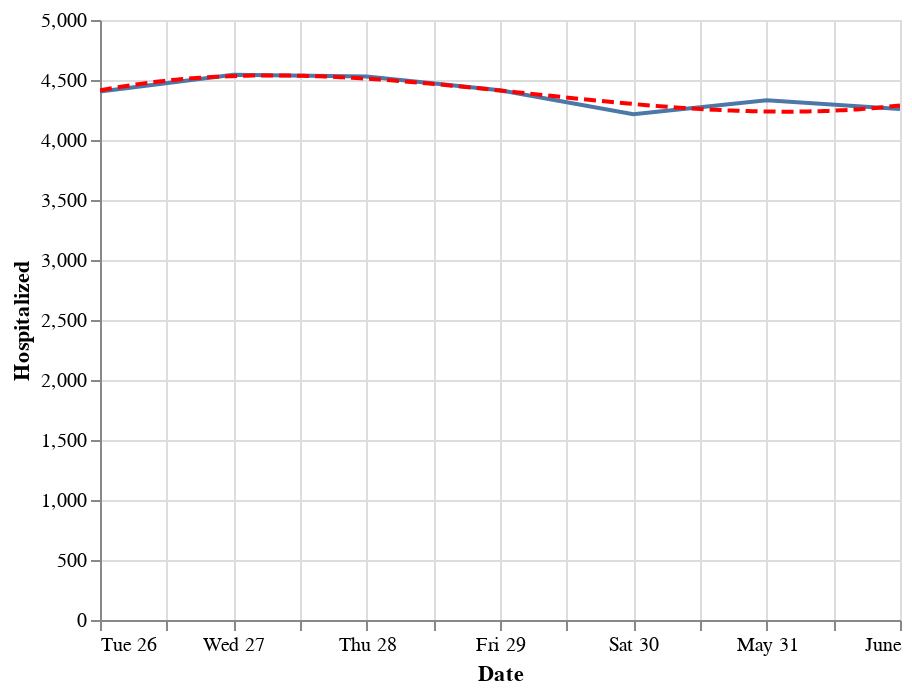

The notebook cell this image was saved under:
### Code cell
state = alt.Chart(data[data['State'] == 'CA'].sort_values('Date').tail(7)).mark_line().encode(
    x='Date:T',
    y='Hospitalized:Q'
)
reg = state.transform_regression("Date", "Hospitalized", method="poly").mark_line(color='red', strokeDash=[6,3])
(state+reg).interactive()

### Figure 1 — Vega-Lite specification as saved in the notebook (floating-point values rounded to 4 significant figures)
{"config": {"view": {"continuousWidth": 400, "continuousHeight": 300}}, "layer": [{"mark": "line", "encoding": {"x": {"type": "temporal", "field": "Date"}, "y": {"type": "quantitative", "field": "Hospitalized"}}, "selection": {"selector008": {"type": "interval", "bind": "scales", "encodings": ["x", "y"]}}}, {"mark": {"type": "line", "color": "red", "strokeDash": [6, 3]}, "encoding": {"x": {"type": "temporal", "field": "Date"}, "y": {"type": "quantitative", "field": "Hospitalized"}}, "transform": [{"on": "Date", "regression": "Hospitalized", "method": "poly"}]}], "data": {"name": "data-9de93b8268a6c2676fb3ed2b6a93ec2b"}, "$schema": "https://vega.github.io/schema/vega-lite/v4.0.2.json", "datasets": {"data-9de93b8268a6c2676fb3ed2b6a93ec2b": [{"State": "CA", "Date": "05-26-2020", "Confirmed": 99390.0, "Deaths": 3819.0, "Recovered": 0.0, "Confirmed_New": 2987.0, "Deaths_New": 50.0, "Recovered_New": 0.0, "Active": 95570.0, "positive": 96730.0, "negative": 1600000.0, "pending": null, "Hospitalized": 4404.0, "hospitalizedCumulative": null, "inIcuCurrently": 1392.0, "inIcuCumulative": null, "onVentilatorCurrently": null, "onVentilatorCumulative": null, "recovered": null, "dataQualityGrade": "B", "lastUpdateEt": "5/26/2020 00:00", "dateModified": "2020-05-26T00:00:00Z", "checkTimeEt": "05/25 20:00", "death": 3814.0, "hospitalized": null, "dateChecked": "2020-05-26T00:00:00Z", "fips": 6.0, "positiveIncrease": 2175.0, "negativeIncrease": 50120.0, "total": 1696000.0, "totalTestResults": 1696000.0, "totalTestResultsIncrease": 52290.0, "posNeg": 1696000.0, "deathIncrease": 19.0, "hospitalizedIncrease": 0.0, "hash": "88fb271178bc709c4090452fbeef38f70c6d9c9e", "commercialScore": 0.0, "negativeRegularScore": 0.0, "negativeScore": 0.0, "positiveScore": 0.0, "score": 0.0, "grade": null}, {"State": "CA", "Date": "05-27-2020", "Confirmed": 101000.0, "Deaths": 3895.0, "Recovered": 0.0, "Confirmed_New": 1663.0, "Deaths_New": 76.0, "Recovered_New": 0.0, "Active": 97160.0, "positive": 98980.0, "negative": 1638000.0, "pending": null, "Hospitalized": 4544.0, "hospitalizedCumulative": null, "inIcuCurrently": 1407.0, "inIcuCumulative": null, "onVentilatorCurrently": null, "onVentilatorCumulative": null, "recovered": null, "dataQualityGrade": "B", "lastUpdateEt": "5/27/2020 00:00", "dateModified": "2020-05-27T00:00:00Z", "checkTimeEt": "05/26 20:00", "death": 3884.0, "hospitalized": null, "dateChecked": "2020-05-27T00:00:00Z", "fips": 6.0, "positiveIncrease": 2247.0, "negativeIncrease": 38250.0, "total": 1737000.0, "totalTestResults": 1737000.0, "totalTestResultsIncrease": 40500.0, "posNeg": 1737000.0, "deathIncrease": 70.0, "hospitalizedIncrease": 0.0, "hash": "05bc8f9c7d2b67cb0fd34a276ecf5bdc23a1923f", "commercialScore": 0.0, "negativeRegularScore": 0.0, "negativeScore": 0.0, "positiveScore": 0.0, "score": 0.0, "grade": null}, {"State": "CA", "Date": "05-28-2020", "Confirmed": 103800.0, "Deaths": 3993.0, "Recovered": 0.0, "Confirmed_New": 2763.0, "Deaths_New": 98.0, "Recovered_New": 0.0, "Active": 99820.0, "positive": 101700.0, "negative": 1689000.0, "pending": null, "Hospitalized": 4529.0, "hospitalizedCumulative": null, "inIcuCurrently": 1325.0, "inIcuCumulative": null, "onVentilatorCurrently": null, "onVentilatorCumulative": null, "recovered": null, "dataQualityGrade": "B", "lastUpdateEt": "5/28/2020 00:00", "dateModified": "2020-05-28T00:00:00Z", "checkTimeEt": "05/27 20:00", "death": 3973.0, "hospitalized": null, "dateChecked": "2020-05-28T00:00:00Z", "fips": 6.0, "positiveIncrease": 2717.0, "negativeIncrease": 50950.0, "total": 1791000.0, "totalTestResults": 1791000.0, "totalTestResultsIncrease": 53660.0, "posNeg": 1791000.0, "deathIncrease": 89.0, "hospitalizedIncrease": 0.0, "hash": "84300110176365d96ef73c556699fbea0580d6f6", "commercialScore": 0.0, "negativeRegularScore": 0.0, "negativeScore": 0.0, "positiveScore": 0.0, "score": 0.0, "grade": null}, {"State": "CA", "Date": "05-29-2020", "Confirmed": 106600.0, "Deaths": 4077.0, "Recovered": 0.0, "Confirmed_New": 2809.0, "Deaths_New": 84.0, "Recovered_New": 0.0, "Active": 102500.0, "positive": 103900.0, "negative": 1732000.0, "pending": null, "Hospitalized": 4414.0, "hospitalizedCumulative": null, "inIcuCurrently": 1328.0, "inIcuCumulative": null, "onVentilatorCurrently": null, "onVentilatorCumulative": null, "recovered": null, "dataQualityGrade": "B", "lastUpdateEt": "5/29/2020 00:00", "dateModified": "2020-05-29T00:00:00Z", "checkTimeEt": "05/28 20:00", "death": 4068.0, "hospitalized": null, "dateChecked": "2020-05-29T00:00:00Z", "fips": 6.0, "positiveIncrease": 2189.0, "negativeIncrease": 42730.0, "total": 1835000.0, "totalTestResults": 1835000.0, "totalTestResultsIncrease": 44920.0, "posNeg": 1835000.0, "deathIncrease": 95.0, "hospitalizedIncrease": 0.0, "hash": "7c4a5bacc46e80ac7118cd395a7706127b251144", "commercialScore": 0.0, "negativeRegularScore": 0.0, "negativeScore": 0.0, "positiveScore": 0.0, "score": 0.0, "grade": null}, {"State": "CA", "Date": "05-30-2020", "Confirmed": 109900.0, "Deaths": 4144.0, "Recovered": 0.0, "Confirmed_New": 3273.0, "Deaths_New": 67.0, "Recovered_New": 0.0, "Active": 105800.0, "positive": 106900.0, "negative": 1782000.0, "pending": null, "Hospitalized": 4215.0, "hospitalizedCumulative": null, "inIcuCurrently": 1273.0, "inIcuCumulative": null, "onVentilatorCurrently": null, "onVentilatorCumulative": null, "recovered": null, "dataQualityGrade": "B", "lastUpdateEt": "5/30/2020 00:00", "dateModified": "2020-05-30T00:00:00Z", "checkTimeEt": "05/29 20:00", "death": 4156.0, "hospitalized": null, "dateChecked": "2020-05-30T00:00:00Z", "fips": 6.0, "positiveIncrease": 2992.0, "negativeIncrease": 50120.0, "total": 1889000.0, "totalTestResults": 1889000.0, "totalTestResultsIncrease": 53120.0, "posNeg": 1889000.0, "deathIncrease": 88.0, "hospitalizedIncrease": 0.0, "hash": "dae75ce7d6216ab4ef544b383f09ed44f256e42c", "commercialScore": 0.0, "negativeRegularScore": 0.0, "negativeScore": 0.0, "positiveScore": 0.0, "score": 0.0, "grade": null}, {"State": "CA", "Date": "05-31-2020", "Confirmed": 112000.0, "Deaths": 4172.0, "Recovered": 0.0, "Confirmed_New": 2056.0, "Deaths_New": 28.0, "Recovered_New": 0.0, "Active": 107800.0, "positive": 110600.0, "negative": 1834000.0, "pending": null, "Hospitalized": 4331.0, "hospitalizedCumulative": null, "inIcuCurrently": 1324.0, "inIcuCumulative": null, "onVentilatorCurrently": null, "onVentilatorCumulative": null, "recovered": null, "dataQualityGrade": "B", "lastUpdateEt": "5/30/2020 00:00", "dateModified": "2020-05-30T00:00:00Z", "checkTimeEt": "05/29 20:00", "death": 4213.0, "hospitalized": null, "dateChecked": "2020-05-30T00:00:00Z", "fips": 6.0, "positiveIncrease": 3705.0, "negativeIncrease": 52550.0, "total": 1945000.0, "totalTestResults": 1945000.0, "totalTestResultsIncrease": 56250.0, "posNeg": 1945000.0, "deathIncrease": 57.0, "hospitalizedIncrease": 0.0, "hash": "25930aae94bca981314f143bc2d983415554c041", "commercialScore": 0.0, "negativeRegularScore": 0.0, "negativeScore": 0.0, "positiveScore": 0.0, "score": 0.0, "grade": null}, {"State": "CA", "Date": "06-01-2020", "Confirmed": 114700.0, "Deaths": 4217.0, "Recovered": 0.0, "Confirmed_New": 2782.0, "Deaths_New": 45.0, "Recovered_New": 0.0, "Active": 110500.0, "positive": 113000.0, "negative": 1900000.0, "pending": null, "Hospitalized": 4258.0, "hospitalizedCumulative": null, "inIcuCurrently": 1273.0, "inIcuCumulative": null, "onVentilatorCurrently": null, "onVentilatorCumulative": null, "recovered": null, "dataQualityGrade": "B", "lastUpdateEt": "6/1/2020 00:00", "dateModified": "2020-06-01T00:00:00Z", "checkTimeEt": "05/31 20:00", "death": 4251.0, "hospitalized": null, "dateChecked": "2020-06-01T00:00:00Z", "fips": 6.0, "positiveIncrease": 2423.0, "negativeIncrease": 65310.0, "total": 2013000.0, "totalTestResults": 2013000.0, "totalTestResultsIncrease": 67740.0, "posNeg": 2013000.0, "deathIncrease": 38.0, "hospitalizedIncrease": 0.0, "hash": "ccc38c3a84cfedc4cb1a73c898449694576ad064", "commercialScore": 0.0, "negativeRegularScore": 0.0, "negativeScore": 0.0, "positiveScore": 0.0, "score": 0.0, "grade": null}]}}
